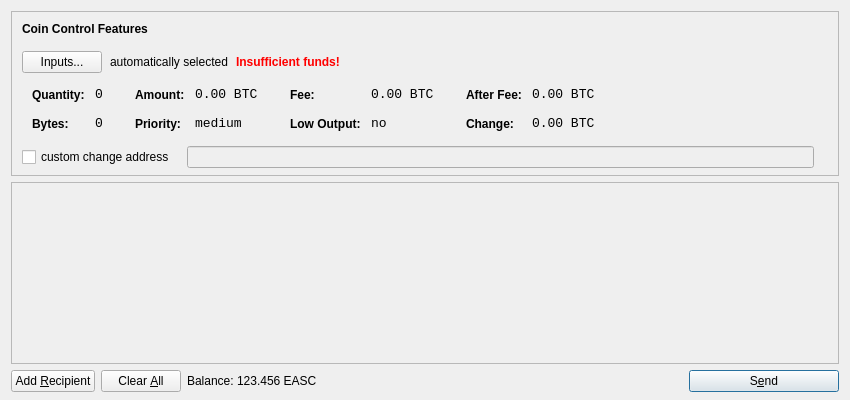
<?xml version="1.0" encoding="UTF-8"?>
<ui version="4.0">
 <class>SendCoinsDialog</class>
 <widget class="QDialog" name="SendCoinsDialog">
  <property name="geometry">
   <rect>
    <x>0</x>
    <y>0</y>
    <width>850</width>
    <height>400</height>
   </rect>
  </property>
  <property name="windowTitle">
   <string>Send Coins</string>
  </property>
  <layout class="QVBoxLayout" name="verticalLayout" stretch="0,1,0">
   <property name="bottomMargin">
    <number>8</number>
   </property>
   <item>
    <widget class="QFrame" name="frameCoinControl">
     <property name="sizePolicy">
      <sizepolicy hsizetype="Expanding" vsizetype="Expanding">
       <horstretch>0</horstretch>
       <verstretch>0</verstretch>
      </sizepolicy>
     </property>
     <property name="maximumSize">
      <size>
       <width>16777215</width>
       <height>16777215</height>
      </size>
     </property>
     <property name="frameShape">
      <enum>QFrame::StyledPanel</enum>
     </property>
     <property name="frameShadow">
      <enum>QFrame::Sunken</enum>
     </property>
     <layout class="QVBoxLayout" name="verticalLayoutCoinControl2">
      <property name="spacing">
       <number>-1</number>
      </property>
      <property name="leftMargin">
       <number>0</number>
      </property>
      <property name="topMargin">
       <number>0</number>
      </property>
      <property name="rightMargin">
       <number>0</number>
      </property>
      <property name="bottomMargin">
       <number>6</number>
      </property>
      <item>
       <layout class="QVBoxLayout" name="verticalLayoutCoinControl" stretch="0,0,0,0,1">
        <property name="spacing">
         <number>0</number>
        </property>
        <property name="leftMargin">
         <number>10</number>
        </property>
        <property name="topMargin">
         <number>10</number>
        </property>
        <item>
         <layout class="QHBoxLayout" name="horizontalLayoutCoinControl1">
          <property name="bottomMargin">
           <number>15</number>
          </property>
          <item>
           <widget class="QLabel" name="labelCoinControlFeatures">
            <property name="sizePolicy">
             <sizepolicy hsizetype="Preferred" vsizetype="Maximum">
              <horstretch>0</horstretch>
              <verstretch>0</verstretch>
             </sizepolicy>
            </property>
            <property name="font">
             <font>
              <weight>75</weight>
              <bold>true</bold>
             </font>
            </property>
            <property name="styleSheet">
             <string notr="true">font-weight:bold;</string>
            </property>
            <property name="text">
             <string>Coin Control Features</string>
            </property>
           </widget>
          </item>
         </layout>
        </item>
        <item>
         <layout class="QHBoxLayout" name="horizontalLayoutCoinControl2" stretch="0,0,0,0">
          <property name="spacing">
           <number>8</number>
          </property>
          <property name="bottomMargin">
           <number>10</number>
          </property>
          <item>
           <widget class="QPushButton" name="pushButtonCoinControl">
            <property name="styleSheet">
             <string notr="true"/>
            </property>
            <property name="text">
             <string>Inputs...</string>
            </property>
           </widget>
          </item>
          <item>
           <widget class="QLabel" name="labelCoinControlAutomaticallySelected">
            <property name="text">
             <string>automatically selected</string>
            </property>
            <property name="margin">
             <number>5</number>
            </property>
           </widget>
          </item>
          <item>
           <widget class="QLabel" name="labelCoinControlInsuffFunds">
            <property name="font">
             <font>
              <weight>75</weight>
              <bold>true</bold>
             </font>
            </property>
            <property name="styleSheet">
             <string notr="true">color:red;font-weight:bold;</string>
            </property>
            <property name="text">
             <string>Insufficient funds!</string>
            </property>
            <property name="margin">
             <number>5</number>
            </property>
           </widget>
          </item>
          <item>
           <spacer name="horizontalSpacerCoinControl">
            <property name="orientation">
             <enum>Qt::Horizontal</enum>
            </property>
            <property name="sizeHint" stdset="0">
             <size>
              <width>40</width>
              <height>1</height>
             </size>
            </property>
           </spacer>
          </item>
         </layout>
        </item>
        <item>
         <widget class="QWidget" name="widgetCoinControl" native="true">
          <property name="sizePolicy">
           <sizepolicy hsizetype="Preferred" vsizetype="Preferred">
            <horstretch>0</horstretch>
            <verstretch>0</verstretch>
           </sizepolicy>
          </property>
          <property name="minimumSize">
           <size>
            <width>0</width>
            <height>0</height>
           </size>
          </property>
          <property name="styleSheet">
           <string notr="true"/>
          </property>
          <layout class="QHBoxLayout" name="horizontalLayoutCoinControl5">
           <property name="margin">
            <number>0</number>
           </property>
           <item>
            <layout class="QHBoxLayout" name="horizontalLayoutCoinControl3" stretch="0,0,0,1">
             <property name="spacing">
              <number>20</number>
             </property>
             <property name="topMargin">
              <number>0</number>
             </property>
             <property name="bottomMargin">
              <number>10</number>
             </property>
             <item>
              <layout class="QFormLayout" name="formLayoutCoinControl1">
               <property name="horizontalSpacing">
                <number>10</number>
               </property>
               <property name="verticalSpacing">
                <number>14</number>
               </property>
               <property name="leftMargin">
                <number>10</number>
               </property>
               <property name="topMargin">
                <number>4</number>
               </property>
               <property name="rightMargin">
                <number>6</number>
               </property>
               <item row="0" column="0">
                <widget class="QLabel" name="labelCoinControlQuantityText">
                 <property name="styleSheet">
                  <string notr="true">font-weight:bold;</string>
                 </property>
                 <property name="text">
                  <string>Quantity:</string>
                 </property>
                 <property name="margin">
                  <number>0</number>
                 </property>
                </widget>
               </item>
               <item row="0" column="1">
                <widget class="QLabel" name="labelCoinControlQuantity">
                 <property name="font">
                  <font>
                   <family>Monospace</family>
                   <pointsize>10</pointsize>
                  </font>
                 </property>
                 <property name="cursor">
                  <cursorShape>IBeamCursor</cursorShape>
                 </property>
                 <property name="contextMenuPolicy">
                  <enum>Qt::ActionsContextMenu</enum>
                 </property>
                 <property name="text">
                  <string notr="true">0</string>
                 </property>
                 <property name="margin">
                  <number>0</number>
                 </property>
                 <property name="textInteractionFlags">
                  <set>Qt::LinksAccessibleByMouse|Qt::TextSelectableByKeyboard|Qt::TextSelectableByMouse</set>
                 </property>
                </widget>
               </item>
               <item row="1" column="0">
                <widget class="QLabel" name="labelCoinControlBytesText">
                 <property name="styleSheet">
                  <string notr="true">font-weight:bold;</string>
                 </property>
                 <property name="text">
                  <string>Bytes:</string>
                 </property>
                </widget>
               </item>
               <item row="1" column="1">
                <widget class="QLabel" name="labelCoinControlBytes">
                 <property name="font">
                  <font>
                   <family>Monospace</family>
                   <pointsize>10</pointsize>
                  </font>
                 </property>
                 <property name="cursor">
                  <cursorShape>IBeamCursor</cursorShape>
                 </property>
                 <property name="contextMenuPolicy">
                  <enum>Qt::ActionsContextMenu</enum>
                 </property>
                 <property name="text">
                  <string notr="true">0</string>
                 </property>
                 <property name="textInteractionFlags">
                  <set>Qt::LinksAccessibleByMouse|Qt::TextSelectableByKeyboard|Qt::TextSelectableByMouse</set>
                 </property>
                </widget>
               </item>
              </layout>
             </item>
             <item>
              <layout class="QFormLayout" name="formLayoutCoinControl2">
               <property name="horizontalSpacing">
                <number>10</number>
               </property>
               <property name="verticalSpacing">
                <number>14</number>
               </property>
               <property name="leftMargin">
                <number>6</number>
               </property>
               <property name="topMargin">
                <number>4</number>
               </property>
               <property name="rightMargin">
                <number>6</number>
               </property>
               <item row="0" column="0">
                <widget class="QLabel" name="labelCoinControlAmountText">
                 <property name="styleSheet">
                  <string notr="true">font-weight:bold;</string>
                 </property>
                 <property name="text">
                  <string>Amount:</string>
                 </property>
                 <property name="margin">
                  <number>0</number>
                 </property>
                </widget>
               </item>
               <item row="0" column="1">
                <widget class="QLabel" name="labelCoinControlAmount">
                 <property name="font">
                  <font>
                   <family>Monospace</family>
                   <pointsize>10</pointsize>
                  </font>
                 </property>
                 <property name="cursor">
                  <cursorShape>IBeamCursor</cursorShape>
                 </property>
                 <property name="contextMenuPolicy">
                  <enum>Qt::ActionsContextMenu</enum>
                 </property>
                 <property name="text">
                  <string notr="true">0.00 BTC</string>
                 </property>
                 <property name="textInteractionFlags">
                  <set>Qt::LinksAccessibleByMouse|Qt::TextSelectableByKeyboard|Qt::TextSelectableByMouse</set>
                 </property>
                </widget>
               </item>
               <item row="1" column="0">
                <widget class="QLabel" name="labelCoinControlPriorityText">
                 <property name="styleSheet">
                  <string notr="true">font-weight:bold;</string>
                 </property>
                 <property name="text">
                  <string>Priority:</string>
                 </property>
                </widget>
               </item>
               <item row="1" column="1">
                <widget class="QLabel" name="labelCoinControlPriority">
                 <property name="font">
                  <font>
                   <family>Monospace</family>
                   <pointsize>10</pointsize>
                  </font>
                 </property>
                 <property name="cursor">
                  <cursorShape>IBeamCursor</cursorShape>
                 </property>
                 <property name="contextMenuPolicy">
                  <enum>Qt::ActionsContextMenu</enum>
                 </property>
                 <property name="text">
                  <string>medium</string>
                 </property>
                 <property name="textInteractionFlags">
                  <set>Qt::LinksAccessibleByMouse|Qt::TextSelectableByKeyboard|Qt::TextSelectableByMouse</set>
                 </property>
                </widget>
               </item>
              </layout>
             </item>
             <item>
              <layout class="QFormLayout" name="formLayoutCoinControl3">
               <property name="horizontalSpacing">
                <number>10</number>
               </property>
               <property name="verticalSpacing">
                <number>14</number>
               </property>
               <property name="leftMargin">
                <number>6</number>
               </property>
               <property name="topMargin">
                <number>4</number>
               </property>
               <property name="rightMargin">
                <number>6</number>
               </property>
               <item row="0" column="0">
                <widget class="QLabel" name="labelCoinControlFeeText">
                 <property name="styleSheet">
                  <string notr="true">font-weight:bold;</string>
                 </property>
                 <property name="text">
                  <string>Fee:</string>
                 </property>
                 <property name="margin">
                  <number>0</number>
                 </property>
                </widget>
               </item>
               <item row="0" column="1">
                <widget class="QLabel" name="labelCoinControlFee">
                 <property name="font">
                  <font>
                   <family>Monospace</family>
                   <pointsize>10</pointsize>
                  </font>
                 </property>
                 <property name="cursor">
                  <cursorShape>IBeamCursor</cursorShape>
                 </property>
                 <property name="contextMenuPolicy">
                  <enum>Qt::ActionsContextMenu</enum>
                 </property>
                 <property name="text">
                  <string notr="true">0.00 BTC</string>
                 </property>
                 <property name="textInteractionFlags">
                  <set>Qt::LinksAccessibleByMouse|Qt::TextSelectableByKeyboard|Qt::TextSelectableByMouse</set>
                 </property>
                </widget>
               </item>
               <item row="1" column="0">
                <widget class="QLabel" name="labelCoinControlLowOutputText">
                 <property name="styleSheet">
                  <string notr="true">font-weight:bold;</string>
                 </property>
                 <property name="text">
                  <string>Low Output:</string>
                 </property>
                </widget>
               </item>
               <item row="1" column="1">
                <widget class="QLabel" name="labelCoinControlLowOutput">
                 <property name="font">
                  <font>
                   <family>Monospace</family>
                   <pointsize>10</pointsize>
                  </font>
                 </property>
                 <property name="cursor">
                  <cursorShape>IBeamCursor</cursorShape>
                 </property>
                 <property name="contextMenuPolicy">
                  <enum>Qt::ActionsContextMenu</enum>
                 </property>
                 <property name="text">
                  <string>no</string>
                 </property>
                 <property name="textInteractionFlags">
                  <set>Qt::LinksAccessibleByMouse|Qt::TextSelectableByKeyboard|Qt::TextSelectableByMouse</set>
                 </property>
                </widget>
               </item>
              </layout>
             </item>
             <item>
              <layout class="QFormLayout" name="formLayoutCoinControl4">
               <property name="horizontalSpacing">
                <number>10</number>
               </property>
               <property name="verticalSpacing">
                <number>14</number>
               </property>
               <property name="leftMargin">
                <number>6</number>
               </property>
               <property name="topMargin">
                <number>4</number>
               </property>
               <property name="rightMargin">
                <number>6</number>
               </property>
               <item row="0" column="0">
                <widget class="QLabel" name="labelCoinControlAfterFeeText">
                 <property name="styleSheet">
                  <string notr="true">font-weight:bold;</string>
                 </property>
                 <property name="text">
                  <string>After Fee:</string>
                 </property>
                 <property name="margin">
                  <number>0</number>
                 </property>
                </widget>
               </item>
               <item row="0" column="1">
                <widget class="QLabel" name="labelCoinControlAfterFee">
                 <property name="font">
                  <font>
                   <family>Monospace</family>
                   <pointsize>10</pointsize>
                  </font>
                 </property>
                 <property name="cursor">
                  <cursorShape>IBeamCursor</cursorShape>
                 </property>
                 <property name="contextMenuPolicy">
                  <enum>Qt::ActionsContextMenu</enum>
                 </property>
                 <property name="text">
                  <string notr="true">0.00 BTC</string>
                 </property>
                 <property name="textInteractionFlags">
                  <set>Qt::LinksAccessibleByMouse|Qt::TextSelectableByKeyboard|Qt::TextSelectableByMouse</set>
                 </property>
                </widget>
               </item>
               <item row="1" column="0">
                <widget class="QLabel" name="labelCoinControlChangeText">
                 <property name="styleSheet">
                  <string notr="true">font-weight:bold;</string>
                 </property>
                 <property name="text">
                  <string>Change:</string>
                 </property>
                </widget>
               </item>
               <item row="1" column="1">
                <widget class="QLabel" name="labelCoinControlChange">
                 <property name="font">
                  <font>
                   <family>Monospace</family>
                   <pointsize>10</pointsize>
                  </font>
                 </property>
                 <property name="cursor">
                  <cursorShape>IBeamCursor</cursorShape>
                 </property>
                 <property name="contextMenuPolicy">
                  <enum>Qt::ActionsContextMenu</enum>
                 </property>
                 <property name="text">
                  <string notr="true">0.00 BTC</string>
                 </property>
                 <property name="textInteractionFlags">
                  <set>Qt::LinksAccessibleByMouse|Qt::TextSelectableByKeyboard|Qt::TextSelectableByMouse</set>
                 </property>
                </widget>
               </item>
              </layout>
             </item>
            </layout>
           </item>
          </layout>
         </widget>
        </item>
        <item>
         <layout class="QHBoxLayout" name="horizontalLayoutCoinControl4" stretch="0,0,0">
          <property name="spacing">
           <number>12</number>
          </property>
          <property name="sizeConstraint">
           <enum>QLayout::SetDefaultConstraint</enum>
          </property>
          <property name="topMargin">
           <number>5</number>
          </property>
          <property name="rightMargin">
           <number>5</number>
          </property>
          <item>
           <widget class="QCheckBox" name="checkBoxCoinControlChange">
            <property name="text">
             <string>custom change address</string>
            </property>
           </widget>
          </item>
          <item>
           <widget class="QLineEdit" name="lineEditCoinControlChange">
            <property name="enabled">
             <bool>false</bool>
            </property>
            <property name="sizePolicy">
             <sizepolicy hsizetype="Expanding" vsizetype="Fixed">
              <horstretch>0</horstretch>
              <verstretch>0</verstretch>
             </sizepolicy>
            </property>
           </widget>
          </item>
          <item>
           <widget class="QLabel" name="labelCoinControlChangeLabel">
            <property name="sizePolicy">
             <sizepolicy hsizetype="Preferred" vsizetype="Expanding">
              <horstretch>0</horstretch>
              <verstretch>0</verstretch>
             </sizepolicy>
            </property>
            <property name="minimumSize">
             <size>
              <width>0</width>
              <height>0</height>
             </size>
            </property>
            <property name="text">
             <string/>
            </property>
            <property name="margin">
             <number>3</number>
            </property>
           </widget>
          </item>
         </layout>
        </item>
        <item>
         <spacer name="verticalSpacerCoinControl">
          <property name="orientation">
           <enum>Qt::Vertical</enum>
          </property>
          <property name="sizeHint" stdset="0">
           <size>
            <width>800</width>
            <height>1</height>
           </size>
          </property>
         </spacer>
        </item>
       </layout>
      </item>
     </layout>
    </widget>
   </item>
   <item>
    <widget class="QScrollArea" name="scrollArea">
     <property name="widgetResizable">
      <bool>true</bool>
     </property>
     <widget class="QWidget" name="scrollAreaWidgetContents">
      <property name="geometry">
       <rect>
        <x>0</x>
        <y>0</y>
        <width>830</width>
        <height>165</height>
       </rect>
      </property>
      <layout class="QVBoxLayout" name="verticalLayout_2">
       <property name="margin">
        <number>0</number>
       </property>
       <item>
        <layout class="QVBoxLayout" name="entries">
         <property name="spacing">
          <number>6</number>
         </property>
        </layout>
       </item>
       <item>
        <spacer name="verticalSpacer">
         <property name="orientation">
          <enum>Qt::Vertical</enum>
         </property>
         <property name="sizeHint" stdset="0">
          <size>
           <width>20</width>
           <height>40</height>
          </size>
         </property>
        </spacer>
       </item>
      </layout>
     </widget>
    </widget>
   </item>
   <item>
    <layout class="QHBoxLayout" name="horizontalLayout">
     <item>
      <widget class="QPushButton" name="addButton">
       <property name="toolTip">
        <string>Send to multiple recipients at once</string>
       </property>
       <property name="text">
        <string>Add &amp;Recipient</string>
       </property>
       <property name="icon">
        <iconset resource="../bitcoin.qrc">
         <normaloff>:/icons/add</normaloff>:/icons/add</iconset>
       </property>
       <property name="autoDefault">
        <bool>false</bool>
       </property>
      </widget>
     </item>
     <item>
      <widget class="QPushButton" name="clearButton">
       <property name="sizePolicy">
        <sizepolicy hsizetype="Minimum" vsizetype="Fixed">
         <horstretch>0</horstretch>
         <verstretch>0</verstretch>
        </sizepolicy>
       </property>
       <property name="toolTip">
        <string>Remove all transaction fields</string>
       </property>
       <property name="text">
        <string>Clear &amp;All</string>
       </property>
       <property name="icon">
        <iconset resource="../bitcoin.qrc">
         <normaloff>:/icons/remove</normaloff>:/icons/remove</iconset>
       </property>
       <property name="autoRepeatDelay">
        <number>300</number>
       </property>
       <property name="autoDefault">
        <bool>false</bool>
       </property>
      </widget>
     </item>
     <item>
      <layout class="QHBoxLayout" name="horizontalLayout_2">
       <property name="spacing">
        <number>3</number>
       </property>
       <item>
        <widget class="QLabel" name="label">
         <property name="text">
          <string>Balance:</string>
         </property>
        </widget>
       </item>
       <item>
        <widget class="QLabel" name="labelBalance">
         <property name="cursor">
          <cursorShape>IBeamCursor</cursorShape>
         </property>
         <property name="text">
          <string>123.456 EASC</string>
         </property>
         <property name="textInteractionFlags">
          <set>Qt::LinksAccessibleByMouse|Qt::TextSelectableByKeyboard|Qt::TextSelectableByMouse</set>
         </property>
        </widget>
       </item>
      </layout>
     </item>
     <item>
      <spacer name="horizontalSpacer">
       <property name="orientation">
        <enum>Qt::Horizontal</enum>
       </property>
       <property name="sizeHint" stdset="0">
        <size>
         <width>40</width>
         <height>20</height>
        </size>
       </property>
      </spacer>
     </item>
     <item>
      <widget class="QPushButton" name="sendButton">
       <property name="minimumSize">
        <size>
         <width>150</width>
         <height>0</height>
        </size>
       </property>
       <property name="toolTip">
        <string>Confirm the send action</string>
       </property>
       <property name="text">
        <string>S&amp;end</string>
       </property>
       <property name="icon">
        <iconset resource="../bitcoin.qrc">
         <normaloff>:/icons/send</normaloff>:/icons/send</iconset>
       </property>
       <property name="default">
        <bool>true</bool>
       </property>
      </widget>
     </item>
    </layout>
   </item>
  </layout>
 </widget>
 <resources>
  <include location="../bitcoin.qrc"/>
 </resources>
 <connections/>
</ui>
